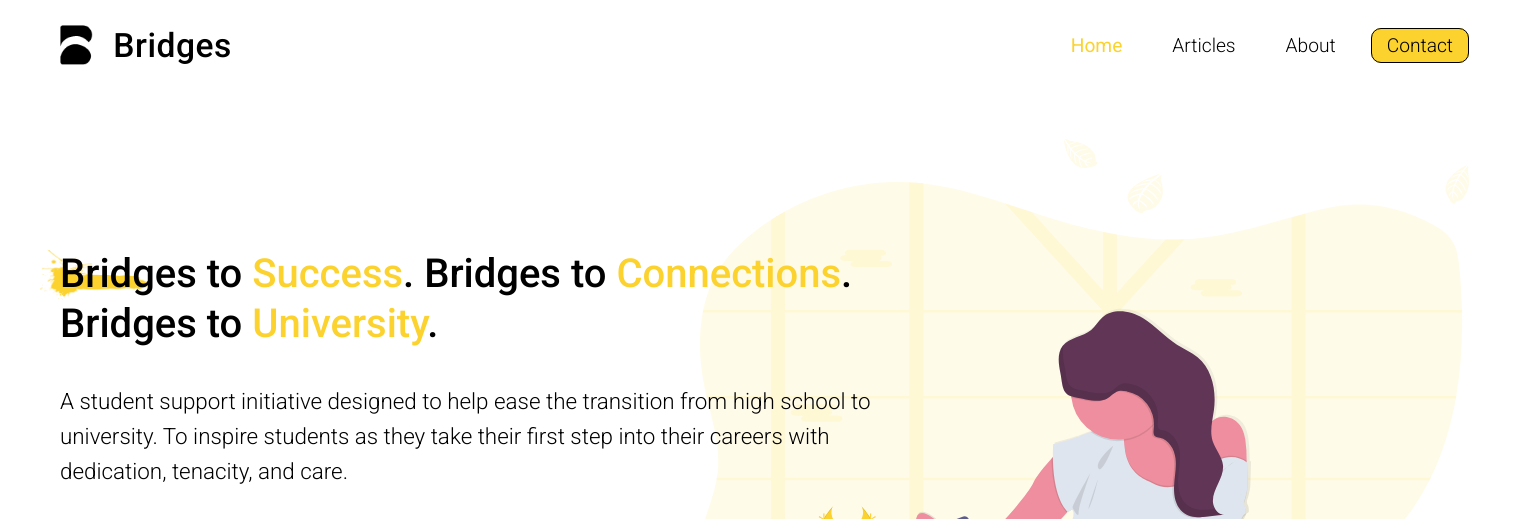
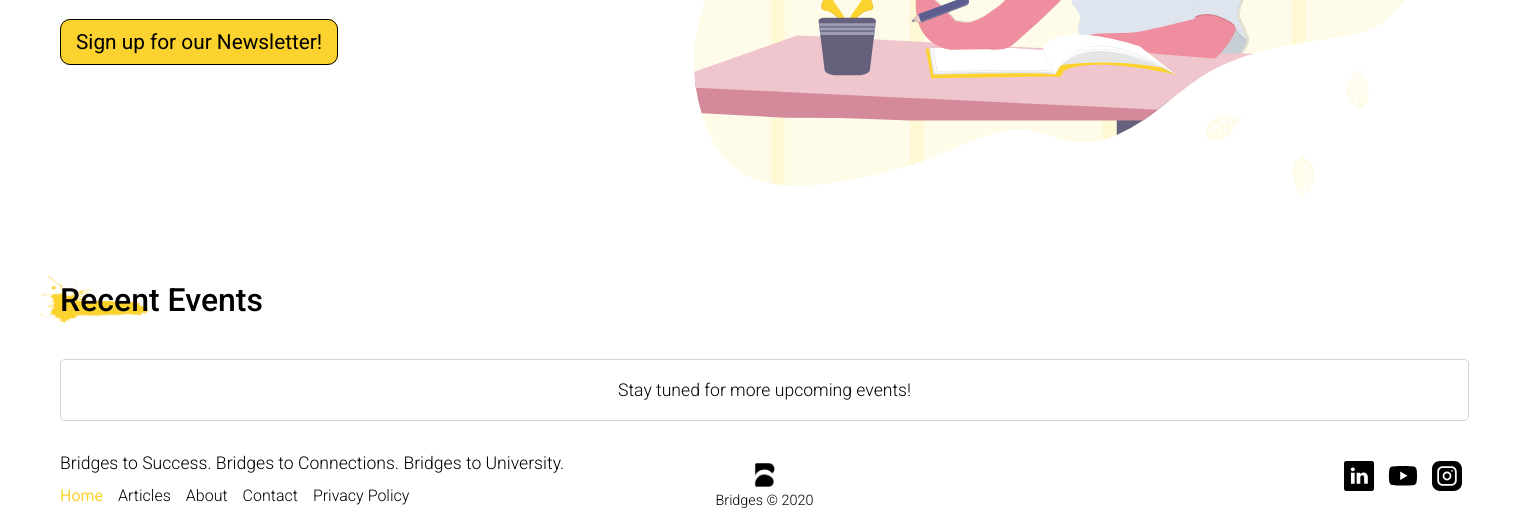
Before: / with the older database file (2 pictures, top to bottom).
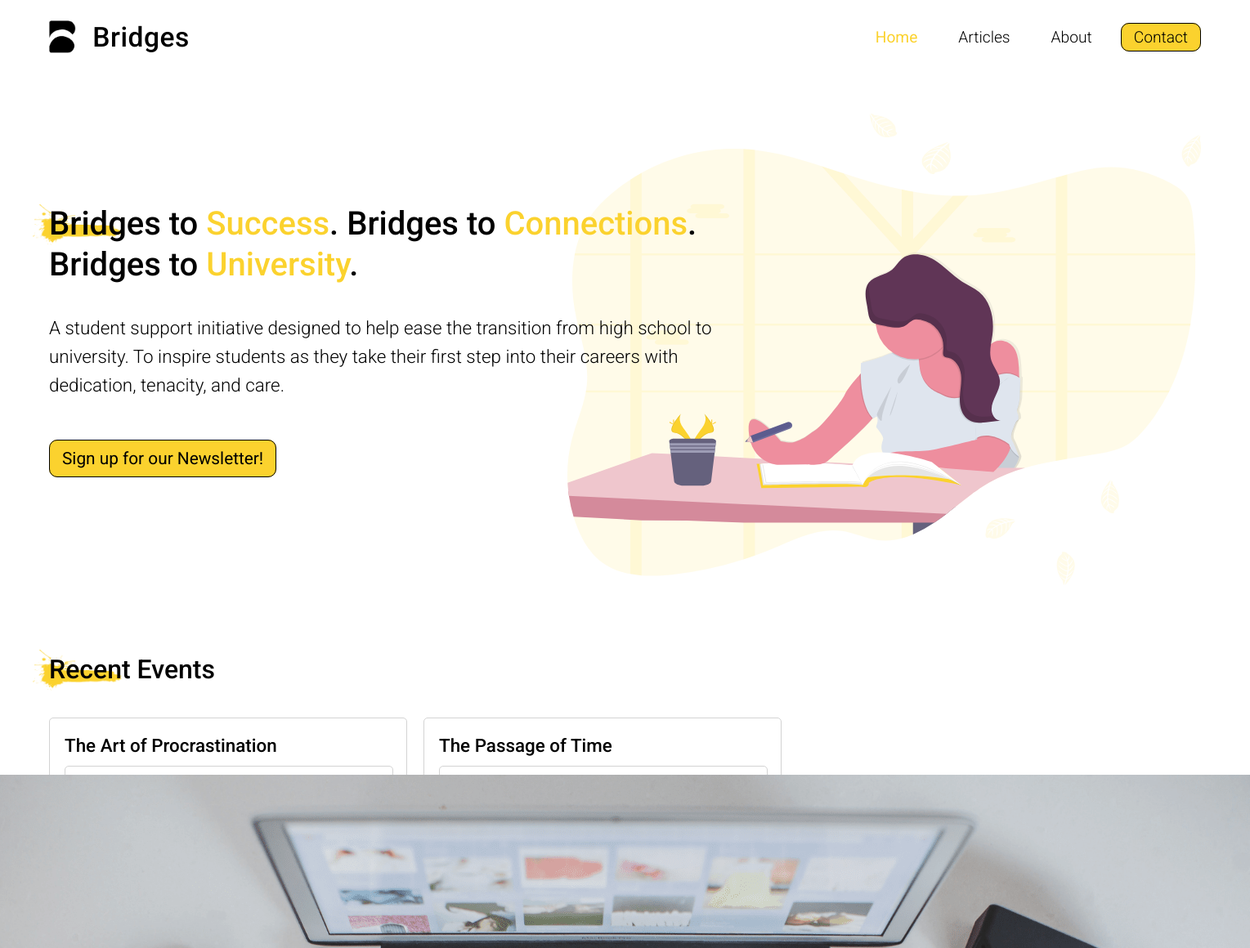
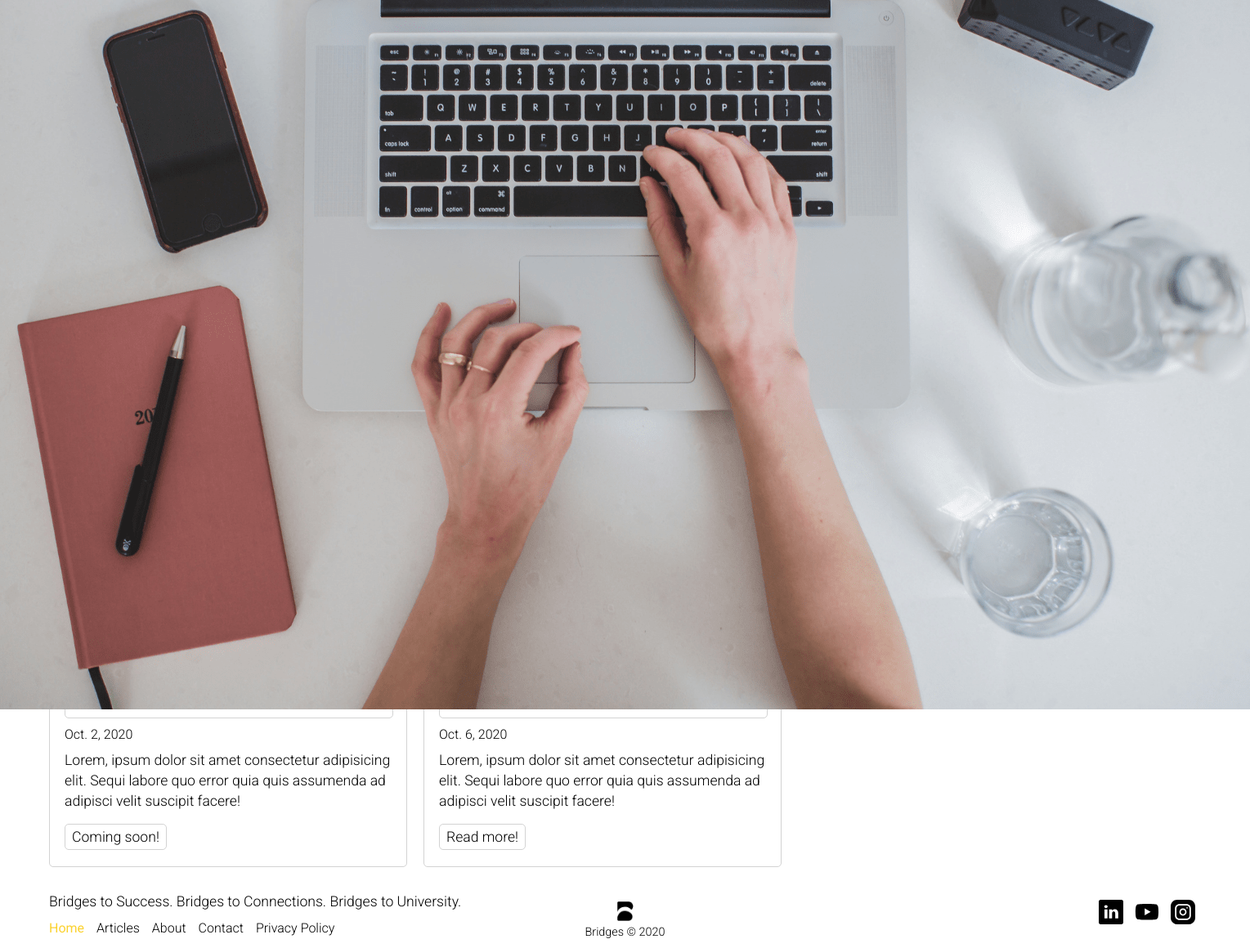
After: the same page with the newer database file (2 pictures, top to bottom).
### home/models.py (models this page shows)
class Event(models.Model):
    title = models.CharField(max_length=300, default="Title has not been set")
    date = models.DateField(default="Date has not been set")
    countdownDescription = models.CharField(
        max_length=200, default="Countdown Description has not been set")
    summary = models.CharField(max_length=(
        60*20), default='Summary has not been set')
    imageLink = models.CharField(
        max_length=200, default="Image link has not been set")
    linkType = models.CharField(max_length=50, default='Coming soon!')
    link = models.CharField(max_length=500, default="Link has not been set")

### home/views.py (the view)
# urls.py: path('', home.views.homepage, name='home'),
def homepage(request):
    events = Event.objects
    eventsLatestOrder = events.order_by('date')
    eventsList = eventsLatestOrder
    return render(request, 'home/recents.html', {"events": eventsList})

### home/templates/home/recents.html (shortened to what this page needs)
{% extends 'home/index.html' %} {% load static %}
{% block recentContent %}
<div class="">
  <div class="countdown-section">
  </div>
  <div class="events-section items-{{events.count}}">
    {% if events.count == 0 %}
    <div class="no-events-container">
      <p>Stay tuned for more upcoming events!</p>
    </div>
    {% else %}
    {% for event in events.all %}
    <div class="event-card">
      <div class="card-head">
        <p>{{ event.title }}</p>
      </div>
      <div class="card-image-container">
        <img
          class="card-image"
          src="{% static 'images/eventCovers/'%}{{event.imageLink}}"
          alt=""
        />
      </div>
      <div class="card-content">
        <p class="card-date">{{ event.date }}</p>
        <p class="card-summary">{{ event.summary }}</p>
        {% if event.linkType == 'Coming soon!' %}
        <p class="card-link">Coming soon!</p>
        {% elif event.linkType == 'Read external!' %}
        <a target="_blank" href="{{event.link}}" class="card-link">
          Read more!</a
        >
        {% else %}
        <a
          target="_blank"
          href="{% static 'documents/'%}{{event.link}}"
          class="card-link"
          >Read more!</a
        >
        {% endif %}
      </div>
    </div>
    {% endfor %} {% endif %}
  </div>
</div>
{% endblock %}

### home/templates/home/index.html (shortened to what this page needs)
{% load static %}
<!DOCTYPE html>
<html lang="en">
  <head>
    <link
      rel="stylesheet"
      href="{% static 'home/style.css'%}"
      type="text/css"
    />
  </head>
  <body>
    <nav class="nav-container">
      <div class="nav-logo">
        <img class="logo-image" src="{% static 'images/logo-black.png'%}" />
        <h1 class="logo-text">Bridges</h1>
      </div>
      <div class="nav-items">
        <ul>
          <li><a href="#" class="nav-item">Home</a></li>
          <li><a href="#" class="nav-item">Articles</a></li>
          <li><a href="#" class="nav-item">About</a></li>
          <li class="last-item"><a href="#" class="nav-item">Contact</a></li>
        </ul>
      </div>
    </nav>
    <section class="hero">
      <div class="hero-content-container">
        <div class="head-container">
          <h2 class="hero-text">
            Bridges to <span class="accent push-below">Success</span>.
            <br id="title-drop-2" />Bridges to
            <span class="accent push-below">Connections</span>.
            <br id="title-drop-3" />Bridges to
            <span class="accent push-below">University</span>.
          </h2>
          <img
            class="brush-stroke"
            src="{% static 'images/brush-effect.png'%}"
            alt=""
          />
        </div>
        <p class="hero-para">
          A student support initiative designed to help ease the transition from
          high school to university. To inspire students as they take their
          first step into their careers with dedication, tenacity, and care.
        </p>
        <a href="#" class="main-button accent-button"
          >Sign up for our Newsletter!</a
        >
      </div>
      <div class="hero-image-container">
        <img
          class="hero-image"
          src="{% static 'images/home-hero-illustration.svg'%}"
          alt=""
        />
      </div>
    </section>
    <section class="recent-events">
      <div class="head-container">
        <h3 class="sub-text">Recent Events</h3>
        <img
          class="brush-stroke-sub"
          src="{% static 'images/brush-effect.png'%}"
          alt=""
        />
      </div>
      <div class="countdown-container">
        {% block recentContent %}{% endblock %}
      </div>
    </section>
    <footer class="footer-container">
      <div class="footer-content">
        <p class="footer-slogan">
          <span>Bridges to Success.</span> <span>Bridges to Connections.</span>
          <span>Bridges to University.</span>
        </p>
        <ul>
          <li><a href="#" class="footer-item">Home</a></li>
          <li><a href="#" class="footer-item">Articles</a></li>
          <li><a href="#" class="footer-item">About</a></li>
          <li><a href="#" class="footer-item">Contact</a></li>
          <li>
            <a
              href="{% static 'documents/privacy-policy.pdf'%}"
              class="footer-item"
              >Privacy Policy</a
            >
          </li>
        </ul>
      </div>
      <div class="footer-copyright">
        <img class="logo-image" src="{% static 'images/logo-black.png'%}" />
        <p class="copyright-text">Bridges © 2020</p>
      </div>
      <div class="footer-links">
        <a class="footer-link linkedin-link"
          ><img class="" src="{% static 'images/linkedin.svg'%}" alt="" />
        </a>
        <a class="footer-link youtube-link"
          ><img class="" src="{% static 'images/youtube.svg'%}" alt=""
        /></a>
        <a class="footer-link instagram-link"
          ><img class="" src="{% static 'images/instagram.svg'%}" alt="" />
        </a>
      </div>
    </footer>
  </body>
</html>

### home/static/home/style.css (style rules this page uses)
:root { --accent: #fbd22e; --hover: #f1c205; }
* { margin: 0; padding: 0; }
a { text-decoration: none; color: black; }
body { box-sizing: border-box; padding: 0 60px; font-family: "Roboto"; }
.accent { color: var(--accent); }
.push-below { z-index: -1; }
.nav-container { display: flex; justify-content: space-between; margin-top: 25px; position: relative; z-index: 4; background-color: white; }
.nav-logo { display: flex; align-items: center; }
.nav-logo .logo-image { height: 40px; margin-right: 20px; }
.nav-logo .logo-text { font-weight: 500; font-size: 2.1em; letter-spacing: 0.5px; }
.nav-items { display: flex; align-items: center; }
.nav-items ul { display: flex; list-style-type: none; height: 100%; align-items: center; }
.nav-items li { margin-left: 10px; margin-right: 10px; }
.nav-items .last-item { margin-right: 0; }
.nav-item { font-size: 1.2em; width: 100%; height: 100%; font-weight: 300; padding: 5px 15px; }
.nav-items li:first-of-type a { font-weight: 400; color: var(--accent); }
.nav-items li:last-of-type a { background-color: var(--accent); border-radius: 10px; border: 1px solid black; }
.hero { min-height: calc(100vh - 65px); position: relative; }
.hero-content-container { width: 60%; top: 25%; position: absolute; }
.hero-text { font-size: 2.5em; font-weight: 500; line-height: 125%; margin-bottom: 35px; }
.hero-para { font-size: 1.4em; font-weight: 300; margin-bottom: 60px; line-height: 35px; }
.main-button { font-size: 1.3em; border: 1px solid black; padding: 10px 15px; border-radius: 10px; font-weight: 400; }
.accent-button { background-color: var(--accent); }
.hero .hero-image-container { display: flex; justify-content: right; align-items: center; position: absolute; width: 55%; right: 0; top: 10%; }
.hero-image { width: 100%; z-index: -1; }
.head-container { position: relative; }
.brush-stroke { position: absolute; top: 1px; left: -20px; height: 50px; z-index: -1; }
.brush-stroke-sub { position: absolute; top: -5px; left: -20px; height: 50px; z-index: -1; }
.sub-text { font-size: 2em; font-weight: 500; }
.countdown-container { margin-bottom: 30px; }
.countdown-section { min-height: 40px; }
.events-section.items-2, .events-section.items-1 { display: flex; flex-direction: row; justify-content: flex-start; }
.items-2 .event-card:first-of-type { margin-right: 20px; }
.event-card { border: 1px solid lightgray; border-radius: 5px; width: 29%; max-width: 400px; padding: 20px 18px; }
.card-head p { font-size: 1.4em; font-weight: 500; margin-bottom: 12px; }
.card-date { font-size: 1em; font-weight: 300; margin-bottom: 10px; }
.card-summary { font-size: 1.1em; font-weight: 300; line-height: 25px; margin-bottom: 15px; }
.card-link { font-size: 1.1em; font-weight: 300; border: 1px solid lightgray; border-radius: 5px; padding: 5px 8px; display: inline-block; }
.card-image-container { border: 1px solid lightgray; border-radius: 5px; padding: 10px 5px; width: calc(100% - 10px); display: flex; justify-content: center; align-items: center; margin-bottom: 10px; }
.footer-container { display: flex; justify-content: space-between; position: relative; margin-top: 10px; padding-bottom: 15px; }
.footer-content ul { list-style-type: none; display: flex; align-items: center; }
.footer-slogan { font-size: 1.1em; font-weight: 300; margin-bottom: 10px; line-height: 25px; }
.footer-item { font-weight: 300; padding: 0px 0px; font-size: 1em; margin-right: 15px; }
.footer-content ul li:first-of-type .footer-item { color: var(--accent); font-weight: 400; }
.footer-content ul li:last-of-type .footer-item { margin-right: 0; }
.footer-copyright { position: absolute; display: flex; flex-direction: column; align-items: center; justify-content: center; height: 100%; left: 50%; transform: translateX(-50%); }
.footer-copyright .logo-image { width: 20px; margin-bottom: 5px; }
.footer-copyright .copyright-text { font-weight: 300; font-size: 0.9em; }
.footer-links { display: flex; align-items: center; }
.footer-link { margin: 2px; padding: 5px; cursor: pointer; }
.footer-link img { width: 30px; }

Changed rows visible on the page:
added Event: title "The Art of Procrastination", date "Oct. 2, 2020", summary "Lorem, ipsum dolor sit amet consectetur adipisicing elit. Sequi labore quo error quia quis assumenda ad adipisci velit suscipit facere!", linkType "Coming soon!"
added Event: title "The Passage of Time", imageLink (picture), date "Oct. 6, 2020", summary "Lorem, ipsum dolor sit amet consectetur adipisicing elit. Sequi labore quo error quia quis assumenda ad adipisci velit suscipit facere!"
Other visible differences:
text no longer shown: "Stay tuned for more upcoming events!"
